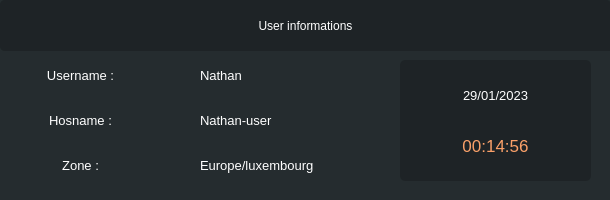
   <widget class="QFrame" name="UserData">
    <property name="geometry">
     <rect>
      <x>1295</x>
      <y>20</y>
      <width>610</width>
      <height>200</height>
     </rect>
    </property>
    <property name="styleSheet">
     <string notr="true">border-radius:5px;
background-color:#252C2F;</string>
    </property>
    <property name="frameShape">
     <enum>QFrame::StyledPanel</enum>
    </property>
    <property name="frameShadow">
     <enum>QFrame::Raised</enum>
    </property>
    <widget class="QFrame" name="frame_6">
     <property name="geometry">
      <rect>
       <x>0</x>
       <y>0</y>
       <width>611</width>
       <height>51</height>
      </rect>
     </property>
     <property name="styleSheet">
      <string notr="true">border-radius:5px;
background-color:#1E2326;</string>
     </property>
     <property name="frameShape">
      <enum>QFrame::StyledPanel</enum>
     </property>
     <property name="frameShadow">
      <enum>QFrame::Raised</enum>
     </property>
     <widget class="QLabel" name="label_3">
      <property name="geometry">
       <rect>
        <x>0</x>
        <y>0</y>
        <width>611</width>
        <height>51</height>
       </rect>
      </property>
      <property name="styleSheet">
       <string notr="true">color:white;</string>
      </property>
      <property name="text">
       <string>User informations</string>
      </property>
      <property name="alignment">
       <set>Qt::AlignCenter</set>
      </property>
     </widget>
     <widget class="QLabel" name="label_4">
      <property name="geometry">
       <rect>
        <x>320</x>
        <y>40</y>
        <width>611</width>
        <height>51</height>
       </rect>
      </property>
      <property name="styleSheet">
       <string notr="true">color:white;</string>
      </property>
      <property name="text">
       <string>User informations</string>
      </property>
      <property name="alignment">
       <set>Qt::AlignCenter</set>
      </property>
     </widget>
    </widget>
    <widget class="QLabel" name="label_5">
     <property name="geometry">
      <rect>
       <x>10</x>
       <y>60</y>
       <width>141</width>
       <height>31</height>
      </rect>
     </property>
     <property name="styleSheet">
      <string notr="true">color:white;
font-size:13px;
</string>
     </property>
     <property name="text">
      <string>Username :</string>
     </property>
     <property name="alignment">
      <set>Qt::AlignCenter</set>
     </property>
    </widget>
    <widget class="QLabel" name="label_6">
     <property name="geometry">
      <rect>
       <x>10</x>
       <y>100</y>
       <width>141</width>
       <height>41</height>
      </rect>
     </property>
     <property name="styleSheet">
      <string notr="true">color:white;
font-size:13px;
</string>
     </property>
     <property name="text">
      <string>Hosname :</string>
     </property>
     <property name="alignment">
      <set>Qt::AlignCenter</set>
     </property>
    </widget>
    <widget class="QLabel" name="label_7">
     <property name="geometry">
      <rect>
       <x>10</x>
       <y>150</y>
       <width>141</width>
       <height>31</height>
      </rect>
     </property>
     <property name="styleSheet">
      <string notr="true">color:white;
font-size:13px;
</string>
     </property>
     <property name="text">
      <string>Zone :</string>
     </property>
     <property name="alignment">
      <set>Qt::AlignCenter</set>
     </property>
    </widget>
    <widget class="QLabel" name="userName">
     <property name="geometry">
      <rect>
       <x>200</x>
       <y>60</y>
       <width>201</width>
       <height>31</height>
      </rect>
     </property>
     <property name="styleSheet">
      <string notr="true">color:white;
font-size:13px;
</string>
     </property>
     <property name="text">
      <string>Nathan</string>
     </property>
     <property name="alignment">
      <set>Qt::AlignLeading|Qt::AlignLeft|Qt::AlignVCenter</set>
     </property>
    </widget>
    <widget class="QLabel" name="Hostname">
     <property name="geometry">
      <rect>
       <x>200</x>
       <y>100</y>
       <width>201</width>
       <height>41</height>
      </rect>
     </property>
     <property name="styleSheet">
      <string notr="true">color:white;
font-size:13px;
</string>
     </property>
     <property name="text">
      <string>Nathan-user</string>
     </property>
     <property name="alignment">
      <set>Qt::AlignLeading|Qt::AlignLeft|Qt::AlignVCenter</set>
     </property>
    </widget>
    <widget class="QLabel" name="zone">
     <property name="geometry">
      <rect>
       <x>200</x>
       <y>150</y>
       <width>201</width>
       <height>31</height>
      </rect>
     </property>
     <property name="styleSheet">
      <string notr="true">color:white;
font-size:13px;
</string>
     </property>
     <property name="text">
      <string>Europe/luxembourg</string>
     </property>
     <property name="alignment">
      <set>Qt::AlignLeading|Qt::AlignLeft|Qt::AlignVCenter</set>
     </property>
    </widget>
    <widget class="QFrame" name="frame_3">
     <property name="geometry">
      <rect>
       <x>400</x>
       <y>60</y>
       <width>191</width>
       <height>121</height>
      </rect>
     </property>
     <property name="styleSheet">
      <string notr="true">background-color:#1E2326;
border-radius: 5px;</string>
     </property>
     <property name="frameShape">
      <enum>QFrame::StyledPanel</enum>
     </property>
     <property name="frameShadow">
      <enum>QFrame::Raised</enum>
     </property>
     <widget class="QLabel" name="date">
      <property name="geometry">
       <rect>
        <x>20</x>
        <y>20</y>
        <width>151</width>
        <height>31</height>
       </rect>
      </property>
      <property name="styleSheet">
       <string notr="true">color:white;
font-size:13px;
</string>
      </property>
      <property name="text">
       <string>29/01/2023</string>
      </property>
      <property name="alignment">
       <set>Qt::AlignCenter</set>
      </property>
     </widget>
     <widget class="QLabel" name="time">
      <property name="geometry">
       <rect>
        <x>20</x>
        <y>70</y>
        <width>151</width>
        <height>31</height>
       </rect>
      </property>
      <property name="styleSheet">
       <string notr="true">color:#FAA069;
font-size:17px;
</string>
      </property>
      <property name="text">
       <string>00:14:56</string>
      </property>
      <property name="alignment">
       <set>Qt::AlignCenter</set>
      </property>
     </widget>
    </widget>
   </widget>
